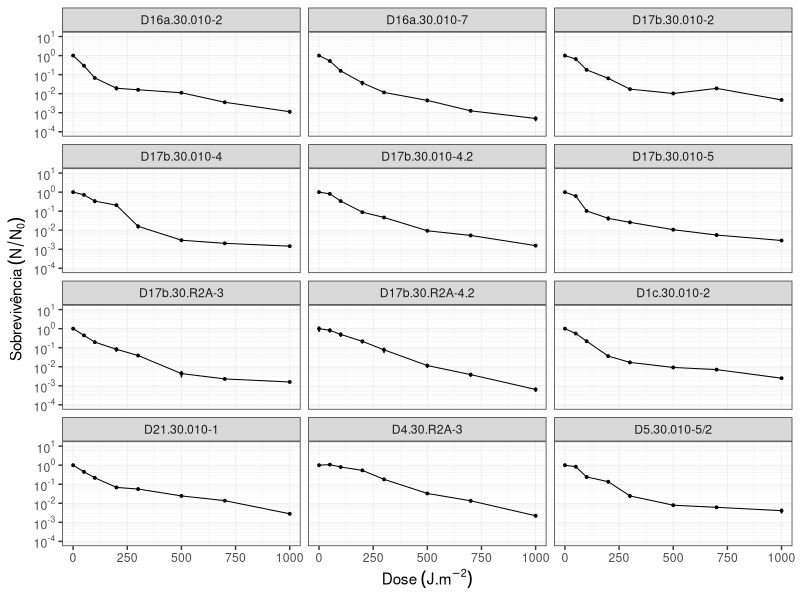
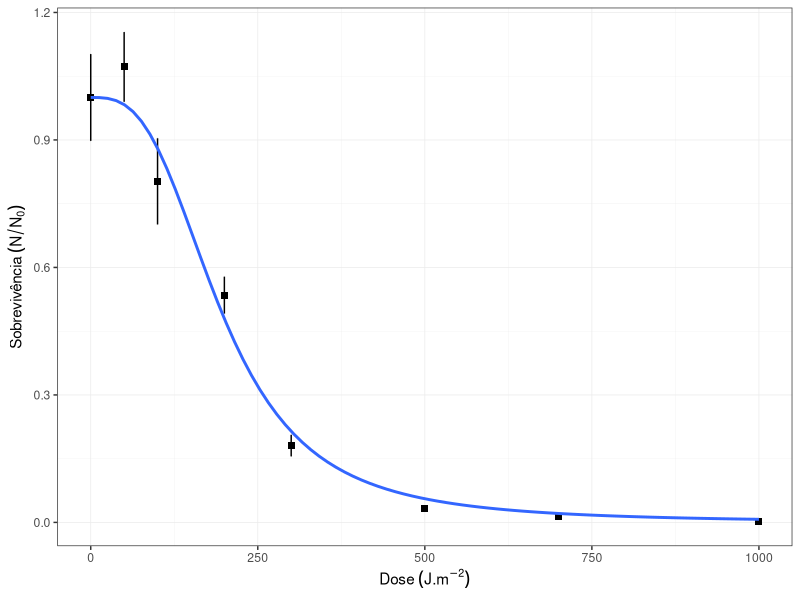
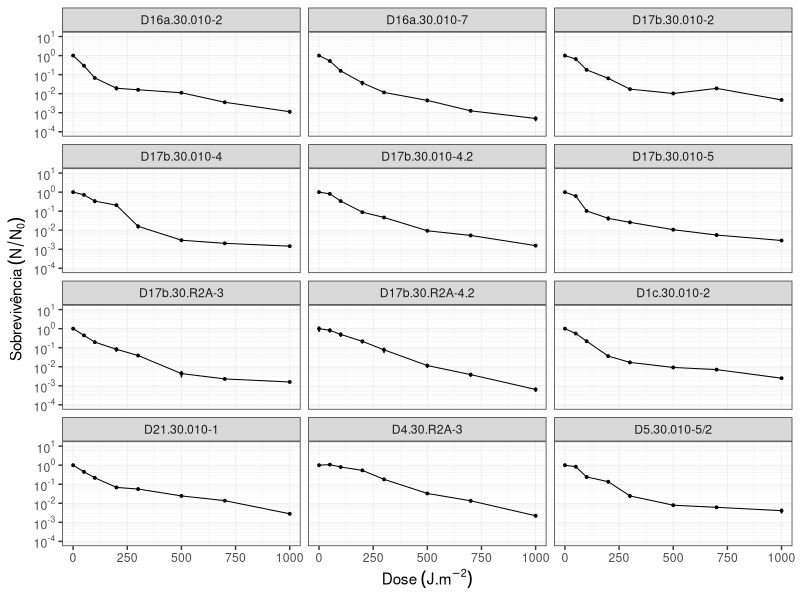

These charts were generated, in order, by the following R code:
#Script Doutorado Ana Paula Muche Schiavo

#REGRAS DE ENTRADA:
#*************ORDEM DAS COLUNAS: 1. Espécie | 2. Dose | 3-5. UFC | 6. Fator de Diluição **********************************
#Decimal é dado por vírgula
#Primeira linha é cabeçalho

#********** PACOTES **********
install.packages('ggplot2')   # Pacote para gráficos
library(ggplot2)
install.packages('matrixStats')   # Pacote para média e devio padrão de matrizes, no caso das gotas
library(matrixStats)
install.packages('MASS')    # Pacote necessário para a notação certa no eixo Y do gráfico
library(MASS)
install.packages('scales')    # Pacote para transformação em log10 do eixo y do gráfico
library(scales)
install.packages('dplyr')
library(dplyr)

#********** FUNÇÕES **********
# Função para média corrigida
calc_media_corrigida <- function(data, col_indices) {   # col_indices -> numero de gotas (ou seja, de colunas de ufc)
  ufc <- as.matrix(data[, col_indices]) #vou pegar só as colunas de ufc
  media_ufc <- rowMeans(ufc, na.rm = TRUE)
  media_corrigida <- media_ufc * data$diluicao * 100 #multiplico por 100 no final pq quero o resultado em ml
  return(media_corrigida)
}

# Função para calcular erro associado a média corrigida
calc_erro_medcor <- function(data, col_indices) {     # col_indices -> numero de gotas (ou seja, de colunas de ufc)
  ufc <- as.matrix(data[, col_indices])
  sd <- rowSds(ufc, na.rm = TRUE)
  n <- rowSums(!is.na(ufc))
  se <- sd / sqrt(n)
  erro <- (data$diluicao)*se*100      # Multiplico por 100 no final pq quero o resultado em ml
  return(erro)
}

log10_minor_break = function (...){
  function(x) {
    minx         = floor(min(log10(x), na.rm=T))-1;
    maxx         = ceiling(max(log10(x), na.rm=T))+1;
    n_major      = maxx-minx+1;
    major_breaks = seq(minx, maxx, by=1)
    minor_breaks =
      rep(log10(seq(1, 9, by=1)), times = n_major)+
      rep(major_breaks, each = 9)
    return(10^(minor_breaks))
  }
}

#********** LEITURA **********
# Lê tabela em tsv, ou seja, separado por tab, vírgula como decimal, primeira linha é cabeçalho, preenche espáços vazios com NA
uvtab <- read.table("UVC_escolhidos.tsv", sep="\t", dec=",", quote="", header=TRUE, fill=TRUE)

#********** PROCESSAMENTO **********
col_indices <- c(3, 4, 5)   # Define quais são as colunas da tabela que tem valores de UFC
mc <- calc_media_corrigida(uvtab, col_indices)
erro_mc <- calc_erro_medcor(uvtab, col_indices)

tab_media <- cbind.data.frame(uvtab, mc, erro_mc)

rep1 <- filter(tab_media, Replicata=='1')
rep2 <- filter(tab_media, Replicata=='2')
rep3 <- filter(tab_media, Replicata=='3')

media_rep <- rowMeans(cbind(rep1$mc, rep2$mc, rep3$mc), na.rm = TRUE)
erro_rep <- sqrt(rowSums(cbind((1/3*rep1$erro_mc)^2, (1/3*rep2$erro_mc)^2, (1/3*rep3$erro_mc)^2), na.rm = TRUE))

tab <- cbind.data.frame(rep1$Isolado, rep1$Dose, media_rep, erro_rep)
tab0 <- filter(tab, rep1$Dose=='0')
media0 <- rep(tab0$media_rep, each=8)
erro0 <- rep(tab0$erro_rep, each=8)
sob <- media_rep/media0
erro_sob <- sqrt((sob^2) * (((erro_rep / media_rep)^2) + ((erro0 / media0)^2)))

tabgraf <- cbind.data.frame(rep1$Isolado, rep1$Dose, sob, erro_sob)
colnames(tabgraf) <- c('isolado', 'Dose', 'sob', 'erro')

#********** GRÁFICOS **********
graf_sob<- ggplot(tabgraf, aes(x=Dose, y=sob)) +
    geom_point(size=.65)+   # Coloca as bolinhas
    geom_line(linewidth=.35)+   # Coloca as linhas
    geom_errorbar(aes(ymin=sob-erro, ymax=sob+erro), width=0.15, size=.5)+    # Coloca as barras de erro
    facet_wrap(~isolado, ncol=3)+    # Deixa facetado por espécie
    theme_bw()+   # Muda a aparência para o tema certo
    xlab(bquote("Dose"~(J.m^-2)))+    # Coloca o nome do eixo x
    ylab(bquote("Sobrevivência"~(N/N[0])))+    # Coloca o nome do eixo y
    theme(
      panel.grid.major = element_line(size=.25),   # Define largura da linha maior do grid interno no gráfico
      panel.grid.minor = element_line(size=.1),   # Define largura da linha menor do grid interno do gráfico
      legend.position='none')+    # Retira a legenda
    scale_y_log10(limits = c(1e-4,10),   # Transforma o eixo y em log10 com limiter de 1 a 10^-5
                  labels = trans_format("log10", math_format(10^.x)),
                   breaks = trans_breaks("log10", function(x) 10^x, n=4),
                   minor_breaks=log10_minor_break())
graf_sob

ggsave('escolhidos_UV.png', graf_sob, device='png', unit='cm', width = 15, height = 20, dpi=300)   # Salva gráfico que acabamos de criar como um arquivo

#********** FITTING **********
x <- c(0, 50, 100, 200, 300, 500, 700, 1000)
ld10 <- c()
se_ld10 <- c()
isolado <- c()

# Isolado D16a.30.010-2
d16a_30_010_2 <- filter(tabgraf, isolado=='D16a.30.010-2')
y_16a_010_2 <- d16a_30_010_2$sob
f <- 0
fit_16a_010_2 <- nls(y_16a_010_2 ~ (1+f*x)/(1+(9+10*f*LD10)*exp(n*log(x/LD10))),
			        start = list(LD10 = 100, n = 2))
summary(fit_16a_010_2)
ld10 <- append(ld10, summary(fit_16a_010_2)$parameters[1,1] , after=length(ld10))
se_ld10 <- append(se_ld10, summary(fit_16a_010_2)$parameters[1,2] , after=length(se_ld10))
isolado <- append(isolado, 'D16a.30.010-2', after=length(isolado))

# Isolado D16a.30.010-7
d16a_30_010_7 <- filter(tabgraf, isolado=='D16a.30.010-7')
y_16a_010_7 <- d16a_30_010_7$sob
fit_16a_010_7 <- nls(y_16a_010_7 ~ (1+f*x)/(1+(9+10*f*LD10)*exp(n*log(x/LD10))),
			        start = list(LD10 = 120, n = 2))
summary(fit_16a_010_7)
ld10 <- append(ld10, summary(fit_16a_010_7)$parameters[1,1] , after=length(ld10))
se_ld10 <- append(se_ld10, summary(fit_16a_010_7)$parameters[1,2] , after=length(se_ld10))
isolado <- append(isolado, 'D16a.30.010-7', after=length(isolado))

# Isolado D17b.30.010-2
d17b_30_010_2 <- filter(tabgraf, isolado=='D17b.30.010-2')
y_17b_010_2 <- d17b_30_010_2$sob
fit_17b_010_2 <- nls(y_17b_010_2 ~ (1+f*x)/(1+(9+10*f*LD10)*exp(n*log(x/LD10))),
			        start = list(LD10 = 200, n = 2))
summary(fit_17b_010_2)
ld10 <- append(ld10, summary(fit_17b_010_2)$parameters[1,1] , after=length(ld10))
se_ld10 <- append(se_ld10, summary(fit_17b_010_2)$parameters[1,2] , after=length(se_ld10))
isolado <- append(isolado, 'D17b.30.010-2', after=length(isolado))

# Isolado D17b.30.010-4
d17b_30_010_4 <- filter(tabgraf, isolado=='D17b.30.010-4')
y_17b_010_4 <- d17b_30_010_4$sob
fit_17b_010_4 <- nls(y_17b_010_4 ~ (1+f*x)/(1+(9+10*f*LD10)*exp(n*log(x/LD10))),
			        start = list(LD10 = 200, n = 2))
summary(fit_17b_010_4)
ld10 <- append(ld10, summary(fit_17b_010_4)$parameters[1,1] , after=length(ld10))
se_ld10 <- append(se_ld10, summary(fit_17b_010_4)$parameters[1,2] , after=length(se_ld10))
isolado <- append(isolado, 'D17b.30.010-4', after=length(isolado))

# Isolado D17b.30.010-4.2
d17b_30_010_42 <- filter(tabgraf, isolado=='D17b.30.010-4.2')
y_17b_010_42 <- d17b_30_010_42$sob
fit_17b_010_42 <- nls(y_17b_010_42 ~ (1+f*x)/(1+(9+10*f*LD10)*exp(n*log(x/LD10))),
			        start = list(LD10 = 200, n = 2))
summary(fit_17b_010_42)
ld10 <- append(ld10, summary(fit_17b_010_42)$parameters[1,1] , after=length(ld10))
se_ld10 <- append(se_ld10, summary(fit_17b_010_42)$parameters[1,2] , after=length(se_ld10))
isolado <- append(isolado, 'D17b.30.010-4.2', after=length(isolado))

# Isolado D17b.30.010-5
d17b_30_010_5 <- filter(tabgraf, isolado=='D17b.30.010-5')
y_17b_010_5 <- d17b_30_010_5$sob
fit_17b_010_5 <- nls(y_17b_010_5 ~ (1+f*x)/(1+(9+10*f*LD10)*exp(n*log(x/LD10))),
			        start = list(LD10 = 150, n = 2))
summary(fit_17b_010_5)
ld10 <- append(ld10, summary(fit_17b_010_5)$parameters[1,1] , after=length(ld10))
se_ld10 <- append(se_ld10, summary(fit_17b_010_5)$parameters[1,2] , after=length(se_ld10))
isolado <- append(isolado, 'D17b.30.010-5', after=length(isolado))

# Isolado D17b.30.R2A-3
d17b_30_R2A_3 <- filter(tabgraf, isolado=='D17b.30.R2A-3')
y_17b_R2A_3 <- d17b_30_R2A_3$sob
fit_17b_R2A_3 <- nls(y_17b_R2A_3 ~ (1+f*x)/(1+(9+10*f*LD10)*exp(n*log(x/LD10))),
			        start = list(LD10 = 100, n = 2))
summary(fit_17b_R2A_3)
ld10 <- append(ld10, summary(fit_17b_R2A_3)$parameters[1,1] , after=length(ld10))
se_ld10 <- append(se_ld10, summary(fit_17b_R2A_3)$parameters[1,2] , after=length(se_ld10))
isolado <- append(isolado, 'D17b.30.R2A-3', after=length(isolado))

# Isolado D17b.30.R2A-4.2
d17b_30_R2A_42 <- filter(tabgraf, isolado=='D17b.30.R2A-4.2')
y_17b_R2A_42 <- d17b_30_R2A_42$sob
fit_17b_R2A_42 <- nls(y_17b_R2A_42 ~ (1+f*x)/(1+(9+10*f*LD10)*exp(n*log(x/LD10))),
			        start = list(LD10 = 250, n = 2))
summary(fit_17b_R2A_42)
ld10 <- append(ld10, summary(fit_17b_R2A_42)$parameters[1,1] , after=length(ld10))
se_ld10 <- append(se_ld10, summary(fit_17b_R2A_42)$parameters[1,2] , after=length(se_ld10))
isolado <- append(isolado, 'D17b.30.R2A-4.2', after=length(isolado))

# Isolado D1c.30.010-2
d1c_30_010_2 <- filter(tabgraf, isolado=='D1c.30.010-2')
y_1c_010_2 <- d1c_30_010_2$sob
fit_1c_010_2 <- nls(y_1c_010_2 ~ (1+f*x)/(1+(9+10*f*LD10)*exp(n*log(x/LD10))),
			        start = list(LD10 = 100, n = 2))
summary(fit_1c_010_2)
ld10 <- append(ld10, summary(fit_1c_010_2)$parameters[1,1] , after=length(ld10))
se_ld10 <- append(se_ld10, summary(fit_1c_010_2)$parameters[1,2] , after=length(se_ld10))
isolado <- append(isolado, 'D1c.30.010-2', after=length(isolado))

# Isolado D21.30.010-1
d21_30_010_1 <- filter(tabgraf, isolado=='D21.30.010-1')
y_21_010_1 <- d21_30_010_1$sob
fit_21_010_1 <- nls(y_21_010_1 ~ (1+f*x)/(1+(9+10*f*LD10)*exp(n*log(x/LD10))),
			        start = list(LD10 = 100, n = 2))
summary(fit_21_010_1)
ld10 <- append(ld10, summary(fit_21_010_1)$parameters[1,1] , after=length(ld10))
se_ld10 <- append(se_ld10, summary(fit_21_010_1)$parameters[1,2] , after=length(se_ld10))
isolado <- append(isolado, 'D21.30.010-1', after=length(isolado))

# #### Isolado D4.30.R2A-3
d4_30_R2A_3 <- filter(tabgraf, isolado=='D4.30.R2A-3')
y_4_R2A_3 <- d4_30_R2A_3$sob
fit_4_R2A_3 <- nls(y_4_R2A_3 ~ (1+f*x)/(1+(9+10*f*LD10)*exp(n*log(x/LD10))),
			        start = list(LD10 = 300, n =  3))
summary(fit_4_R2A_3)
ld10 <- append(ld10, summary(fit_4_R2A_3)$parameters[1,1] , after=length(ld10))
se_ld10 <- append(se_ld10, summary(fit_4_R2A_3)$parameters[1,2] , after=length(se_ld10))
isolado <- append(isolado, 'D4.30.R2A-3', after=length(isolado))

graf_fit<- ggplot(d4_30_R2A_3, aes(x=Dose, y=sob)) +
    geom_point(shape=15, size=2)+   # Coloca as bolinhas
    geom_errorbar(aes(ymin=sob-erro, ymax=sob+erro), width=0.15, size=.5)+    # Coloca as barras de erro
    geom_smooth(method='nls', data=d4_30_R2A_3,
                formula = y ~ (1+f*x)/(1+(9+10*f*LD10)*exp(n*log(x/LD10))),
                se=FALSE,
                method.args = list(start = list(LD10 = 300, n = 3)))+
    theme_bw()+   # Muda a aparência para o tema certo
    xlab(bquote("Dose"~(J.m^-2)))+    # Coloca o nome do eixo x
    ylab(bquote("Sobrevivência"~(N/N[0])))+    # Coloca o nome do eixo y
    theme(
      panel.grid.major = element_line(size=.25),   # Define largura da linha maior do grid interno no gráfico
      panel.grid.minor = element_line(size=.1),   # Define largura da linha menor do grid interno do gráfico
      legend.position='none')
graf_fit




# Isolado D5.30.010-5/2
d5_30_010_52 <- filter(tabgraf, isolado=='D5.30.010-5/2')
y_5_010_52 <- d5_30_010_52$sob
fit_5_010_52 <- nls(y_5_010_52 ~ (1+f*x)/(1+(9+10*f*LD10)*exp(n*log(x/LD10))),
			        start = list(LD10 = 170, n = 2))
summary(fit_5_010_52)
ld10 <- append(ld10, summary(fit_5_010_52)$parameters[1,1] , after=length(ld10))
se_ld10 <- append(se_ld10, summary(fit_5_010_52)$parameters[1,2] , after=length(se_ld10))
isolado <- append(isolado, 'D5.30.010-5/2', after=length(isolado))
